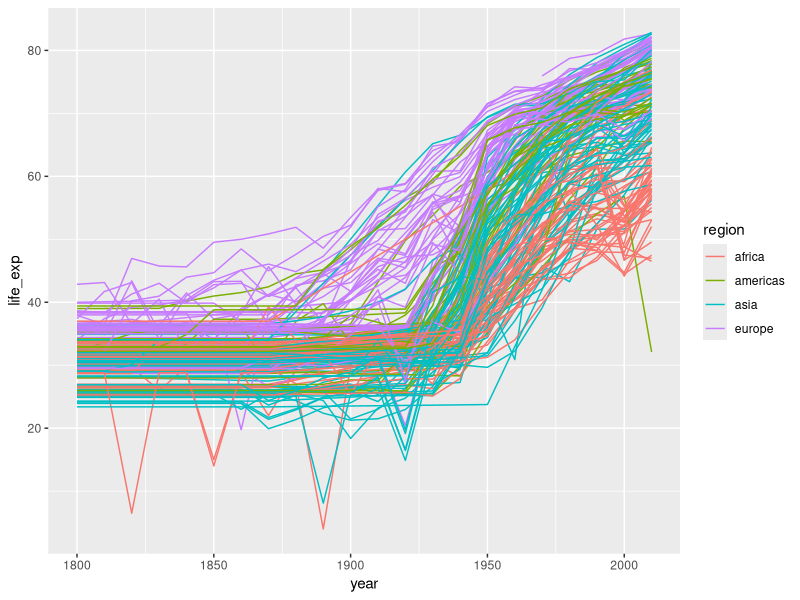
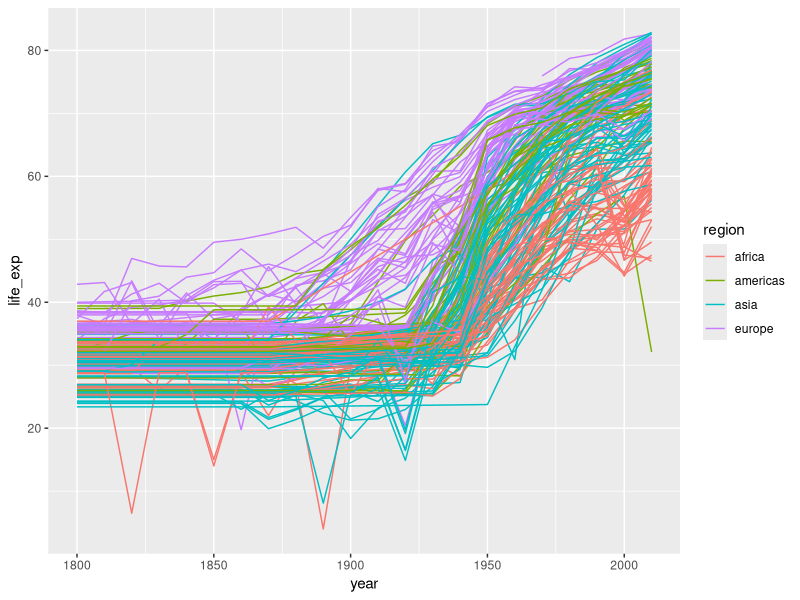
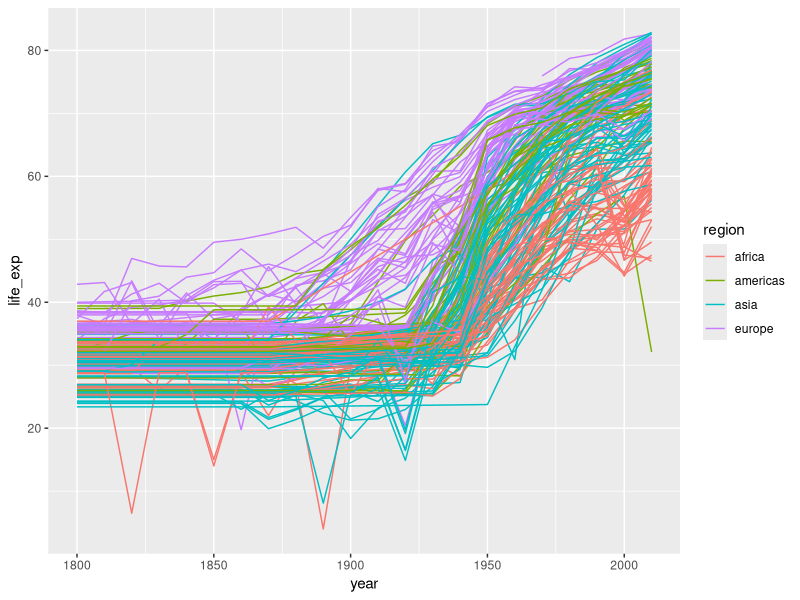
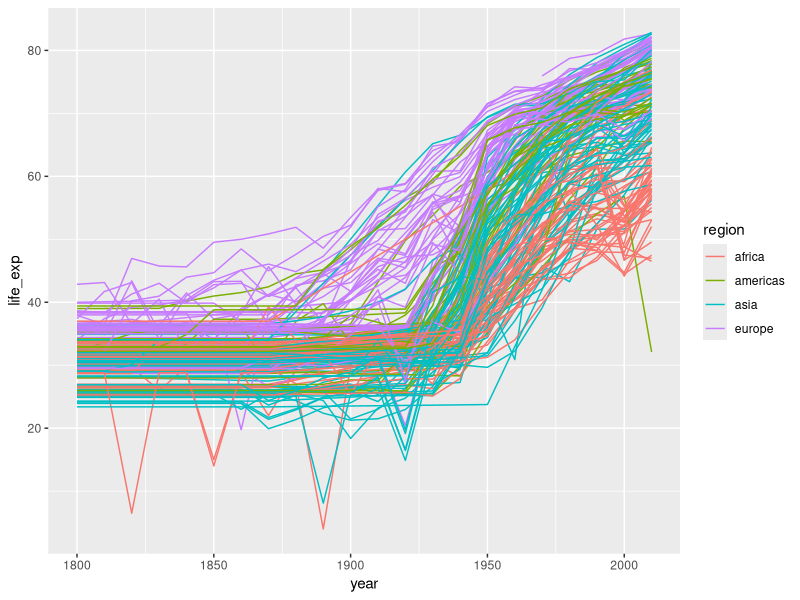

The R script that drew these images, in order:
## ---- chunk 1
text <- c("Hello world, I'm learning R markdown!")
cat(text, sep = "\n")
## ---- chunk 2
text <- c("# Hello world, I'm learning R markdown!")
cat(text, sep = "\n")
## ---- chunk 3
text <- c("### Hello world, I'm learning R markdown!",
          "## Hello world, I'm learning R markdown!",
          "# Hello world, I'm learning R markdown!")
cat(text, sep = "\n")
## ---- chunk 4
text <- c("```{r}",
          "",
          "```")
cat(text, sep = "\n")
## ---- chunk 5
text <- c("```{r}",
           "a <- 'Hello world, I'm learning R Markdown !'",
           "print(a)",
           "```")
cat(text, sep = "\n")
## ---- chunk 6
text <- c("```{r chunk_options, more_chunk_options...}",
          "",
          "```")
cat(text, sep = "\n")
## ---- chunk 7
text <- c("```{r}",
          "library(tidyverse)",
          "geo <- readr::read_csv('r-intro-files/geo.csv')",
          "gap <- read_csv('r-intro-files/gap-minder.csv')",
          "gap_geo <- left_join(gap, geo, by='name')",
           "head(gap_geo)",
           "```")
cat(text, sep = "\n")
## ---- chunk 8
library(tidyverse)
geo <- read_csv("r-intro-files/geo.csv")
gap <- read_csv("r-intro-files/gap-minder.csv")
gap_geo <- left_join(gap, geo, by="name")

head(gap_geo)
## ---- chunk 9
text <- c("```{r}",
           "ggplot(gap_geo, aes(x=year, y=life_exp, group=name, color=region)) +",
           "geom_line()",
           "```")
cat(text, sep = "\n")
## ---- chunk 10
ggplot(gap_geo, aes(x=year, y=life_exp, group=name, color=region)) +
    geom_line()

## ---- chunk 11
text <- c("```{r echo = FALSE, fig.align = 'right', warning=FALSE}",
           "ggplot(gap_geo, aes(x=year, y=life_exp, group=name, color=region)) +",
           "geom_line()",
           "```")
cat(text, sep = "\n")
## ---- chunk 12
ggplot(gap_geo, aes(x=year, y=life_exp, group=name, color=region)) +
    geom_line()
## ---- chunk 13
text <- c("```{r echo = FALSE, fig.align = 'center', warning=FALSE, fig.height=6, fig.width=6}",
           "ggplot(gap_geo, aes(x=year, y=life_exp, group=name, color=region)) +",
           "geom_line()",
           "```")
cat(text, sep = "\n")
## ---- chunk 14
ggplot(gap_geo, aes(x=year, y=life_exp, group=name, color=region)) +
    geom_line()
## ---- chunk 15
text <- c("```{r echo = FALSE, fig.align = 'center', warning=FALSE, fig.height=6, fig.width=6, fig.cap='This figure illustrates  the life expectancy from 1800 to 2000 by region.'}",
           "ggplot(gap_geo, aes(x=year, y=life_exp, group=name, color=region)) +",
           "geom_line()",
           "```")
cat(text, sep = "\n")
## ---- chunk 16
ggplot(gap_geo, aes(x=year, y=life_exp, group=name, color=region)) +
    geom_line()
